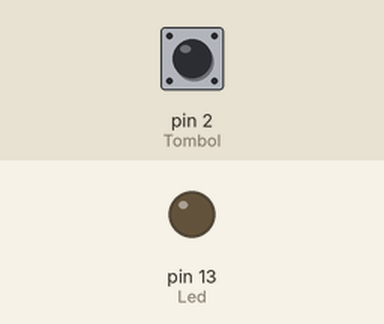
Recording of a sketch running on a simulated Arduino Uno, built with avr-gcc and run on an emulated ATmega328P. Shown: output pins drawn as LEDs (lit = HIGH). Dashed ring = blinking. Inputs (shaded band) come from the test bench; at power-on: pin 2 (Tombol) HIGH.

Above: at 1.2 s.
1.3 s: pin 2 (Tombol) pulled LOW for 0.15 s
At 1.9 s:
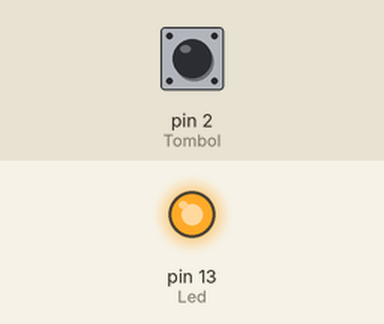
2.9 s: pin 2 (Tombol) pulled LOW for 3.2 s
At 3.11 s:
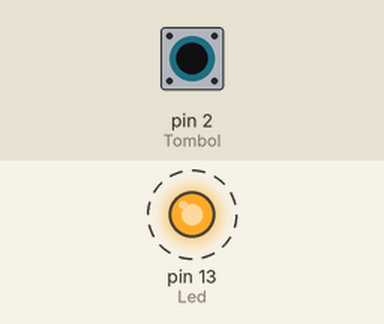
Timing chart, 0 to 7.6 s (numbered marks = the images above; inputs shaded):
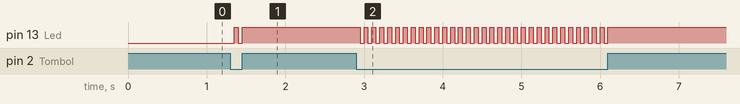

The sketch:

sketch_sep02a.ino
```cpp
int Led = 13;
int Tombol = 2;
boolean LedOn = false;

void setup() {
  pinMode(Led, OUTPUT);
  pinMode(Tombol, INPUT_PULLUP);
}

void loop() {
  int kondisi = digitalRead(Tombol);

  if(kondisi==LOW)
  {
    delay(50);
    LedOn =! LedOn;
    digitalWrite(Led, LedOn);
  }

}
```

Measured:
- after the input at 1.3 s, pin 13 (Led): LOW → HIGH after 0.05 s, → LOW 0.05 s later, → HIGH 0.05 s later
- after the input at 2.9 s, pin 13 (Led): alternates HIGH for 0.05 s and LOW for 0.05 s, 64 changes in all, then stays HIGH, starting after 0.05 s
